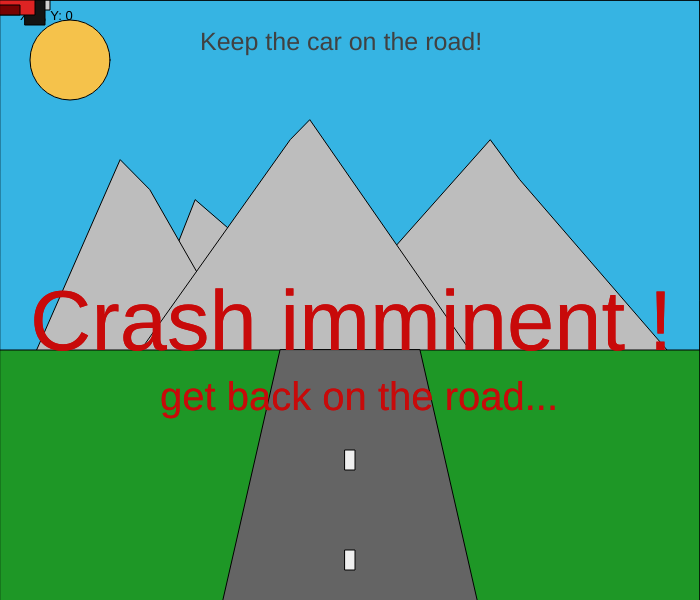
Frame 1 (no input)
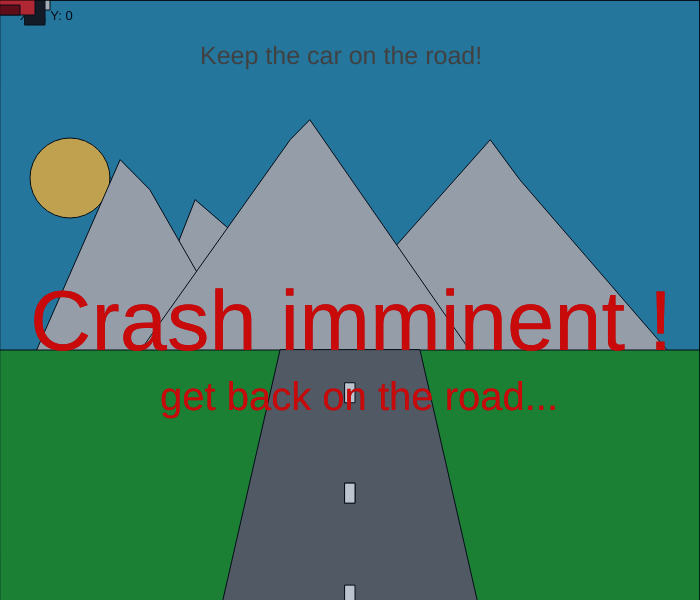
Frame 60 (no input)
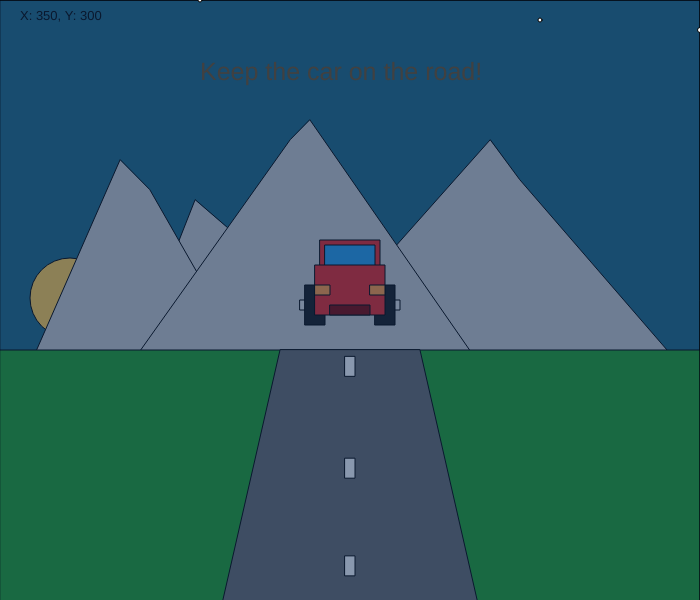
Frame 120 (the mouse pressed at the canvas centre since frame 60)

The p5.js sketch that drew these frames (run headless with seeded random() and noise() and a simulated clock; from frame 60 on, the mouse is pressed at the canvas centre):

// p5.js sketch
// ── sketch.js
function setup() {
  createCanvas(700, 600);
}
let tmovey = 50
let tspeedy = 2



let paint1y = 450
let ps1y = 2
let paint2y = 450 + (100)
let ps2y = 2
let paint3y = 450 + (100*2)
let ps3y = 2
let paint4y = 450 + (100*3)
let ps4y = 2
let paint5y = 450 + (100*4)
let ps5y = 2
let endp = 750

let trn = 0
let strn = 1
let suny = 60
let suns = 2 
let moony = -300
let moons = 2
shows = true
hides = false
function draw() {
  background(220);
  let coords = `X: ${mouseX}, Y: ${mouseY}`;
  
  fill(54,181,228,)
  square(0,0,700)
  fill(0,0,0,trn)
  square(0,0,700)
  fill(246,195,75)
  circle(70,suny,80)
  fill(255)
  circle(630,moony,80)
  suny = suny + suns
  moony = moony + moons

  trn = trn + strn
  if(trn > 200){
  strn = -strn
  suns = -suns
  moons = -moons
  //tint = -tint
  }
   if(trn < 0){
  strn = -strn
  suns = -suns
  moons = -moons
  //tint = -tint
  }

  //mountain
  fill(190)
  quad(195,200,    130,365,    480,365,         300,290)
  
  quad(120,160,    30,365,    250,365,         150,190)
  quad(490,140,    290,365,    680,365,         520,180)
  quad(290,140,    130,365,    480,365,         310,120)
  
  
  fill(0)
  textSize(13)
  text(coords,20,20)

  //road
  fill(30,152,38)
  square(0,350,700)
  fill(100)
  quad(280,350,200,700,500,700,420,350 )
  //road paint
  fill(240)
  rect(345,paint1y,10,20)  
  paint1y = paint1y + ps1y
  rect(345,paint2y,10,20) 
  paint2y = paint2y + ps2y
  rect(345,paint3y,10,20) 
  paint3y = paint3y + ps3y
  rect(345,paint4y,10,20) 
 paint4y = paint4y + ps4y
  rect(345,paint5y,10,20) 
  paint5y = paint5y + ps5y
  if(paint1y >endp) {
    paint1y = 350
  }
  if(paint2y >endp) {
    paint2y = 350
  }
  if(paint3y >endp) {
    paint3y = 350
  }
  if(paint4y >endp) {
    paint4y = 350
  }
  if(paint5y > endp) {
    paint5y = 350
  }
  //speed change
  ps1y = ps1y+.01
  ps2y = ps2y +.01
  ps3y = ps3y+.01
  ps4y = ps4y+.01
  ps5y = ps5y+.01

  if (200 > mouseX){
    fill(200,10,10)
    textSize(85)
    text("Crash imminent !",30,350)
    textSize(40)
    text("get back on the road...",160,410)
  }
  if (500 < mouseX){
    fill(200,10,10)
    textSize(85)
    text("Crash imminent !",30,350)
    textSize(40)
    text("get back on the road...",160,410)
  }
  //line(350,0,350,700)
//MOUSE follow
  //wheel axles
  fill(210)
  rect(mouseX-50,mouseY-0,100,10)
  //tires
  fill(20)
  rect(mouseX-45,mouseY-15,20,40)
  rect(mouseX+25,mouseY-15,20,40)
  //top of car
  fill(223,35,35)
  rect(mouseX-30,mouseY-60,60,40)
  fill(35,148,223)
  rect(mouseX-25,mouseY-55,50,40)
  fill(223,35,35)
  rect(mouseX-35,mouseY-35,70,50)
  //car light
  fill(246,147,60)
  rect(mouseX-35,mouseY-15,15,10)
  rect(mouseX+20,mouseY-15,15,10)
  //back car bumper
  fill(119,2,2)
  rect(mouseX-20,mouseY+5,40,10)
  //screen tint
  fill(20,51,99,trn)
  square(0,0,700)

  //moon
  fill(255)
  circle(630,moony,80)
  //stars
  circle(700,moony+90,5)
  circle(600,moony-90,5)
  circle(650,moony +50,4)
  circle(500,moony +30,4)
  circle(530,moony +20,4)
  circle(490,moony +10,4)
  circle(540,moony +80,4)
  circle(340,moony +20,4)
  circle(200,moony +60,4)
  circle(340,moony +10,4)
  circle(390,moony +10,4)
  circle(300,moony +35,4)
  circle(480,moony +28,4)
  circle(320,moony +5,4)
  
//Text
  //Warning Text
  if (200 > mouseX){
    fill(200,10,10)
    textSize(85)
    text("Crash imminent !",30,350)
    textSize(40)
    text("get back on the road...",160,410)
  }
  if (500 < mouseX){
    fill(200,10,10)
    textSize(85)
    text("Crash imminent !",30,350)
    textSize(40)
    text("get back on the road...",160,410)
  }
  //Moving Text
    fill(65)
    textSize(25)
    text("Keep the car on the road!",200,tmovey)
    tmovey = tmovey + tspeedy
    if (tmovey > 80) {
    tspeedy = -tspeedy;
    }
    if (tmovey < 50) {
    tspeedy = -tspeedy;
  }
}

// ── style.css
html {
  margin: 100;
  padding: 0
canvas {
  display: block;
}

body{
  color: #ffffff;
  font-size: meduim;
  text-align: center;
  
  background-color: #000000;
}
h1 {
  color: #27c5f5 ;
  font-size: xx-large;
  font-style: Bold;
  padding-bottom: 10px;
  text-align: center; 

 
}
h2 {
  color: #2743e3;
  text-align: center;
  
}
p {
  color: #ffffff;
  text-align: center;
}
  

p2{
 color: #ffffff; 
  width: 0%;
  padding-left: 10px;
  padding-top: 30px;
  padding-bottom: 80px;
}
